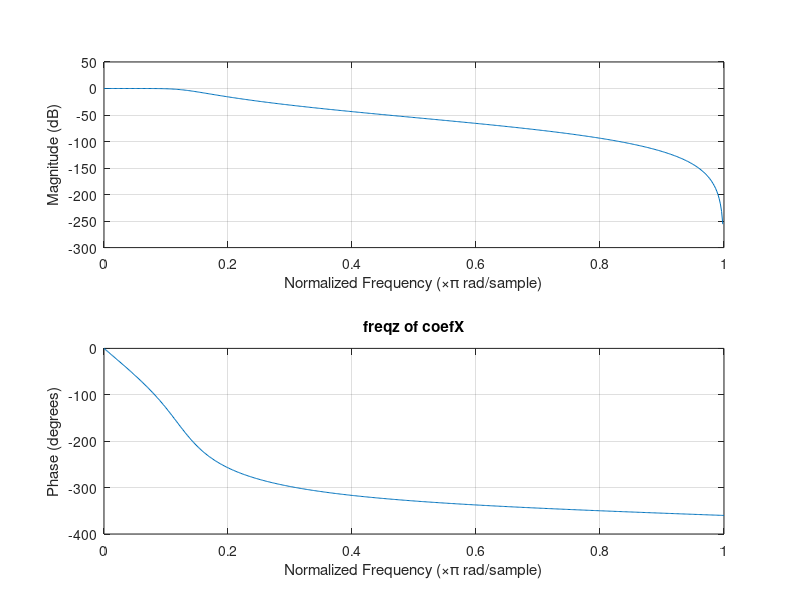
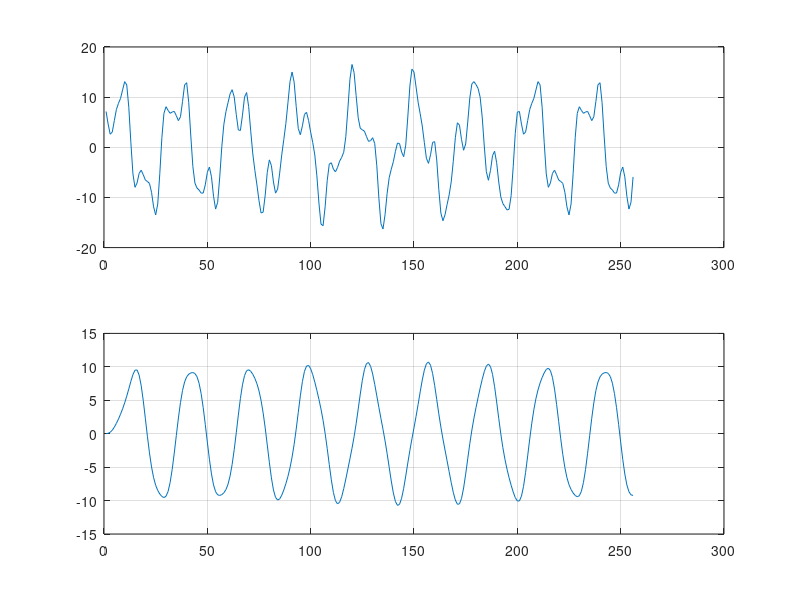

The MATLAB script that drew these images, in order:
clc; clear; close all;

% data
SIZE = power(2, 8); % number of samples 256
sampleFreq = 200; % [hz] the larger the sampleFreq, the larger the filterLength should be
cutoff = 13; % hz
filterLength = 5; % value ~ sampleFreq
order = filterLength - 1;

data = zeros(1, SIZE); % sample in which time point
for i=1:SIZE
    t = i / sampleFreq;
    data(i) = 10 * sin(2 * pi * 7 * t) + 5 * cos(2 * pi * 20 * t) + 2 * cos(2 * pi * 35 * t); % 7, 20, 35
end

%% filter
wn = cutoff / (sampleFreq/2);
[coefX, coefY] = butter(order,wn , 'low'); % butterworth
figure;
freqz(coefX, coefY); title('freqz of coefX')

% filter
out = filter(coefX, coefY, data); % (coef of data, coef of output, data)

%% plot
figure;
subplot(2,1,1)
plot(data); grid on; hold on;

subplot(2,1,2)
plot(out); grid on;
